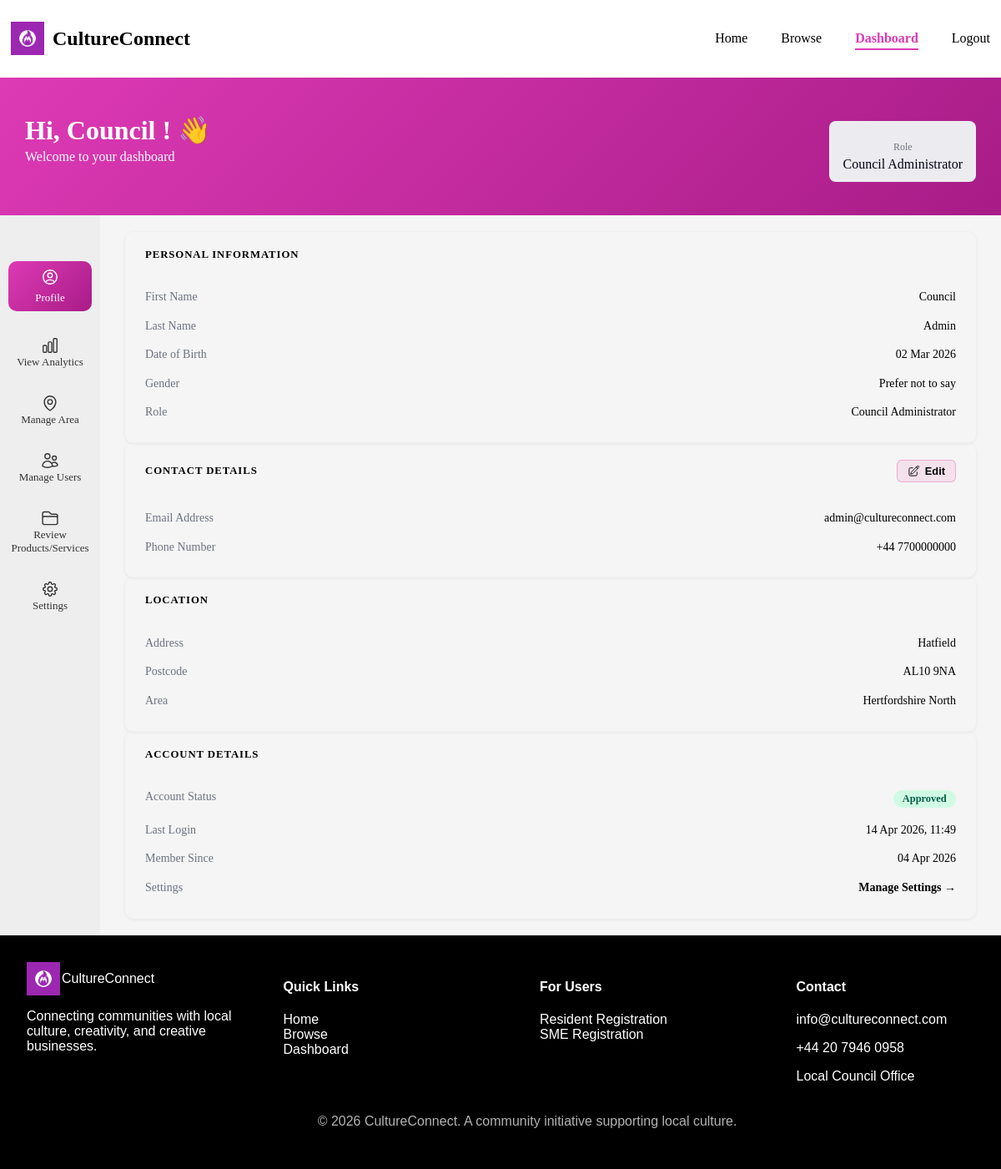
Before: /frontend/pages/dashboard.php?page=profile (signed in) with the older database file.
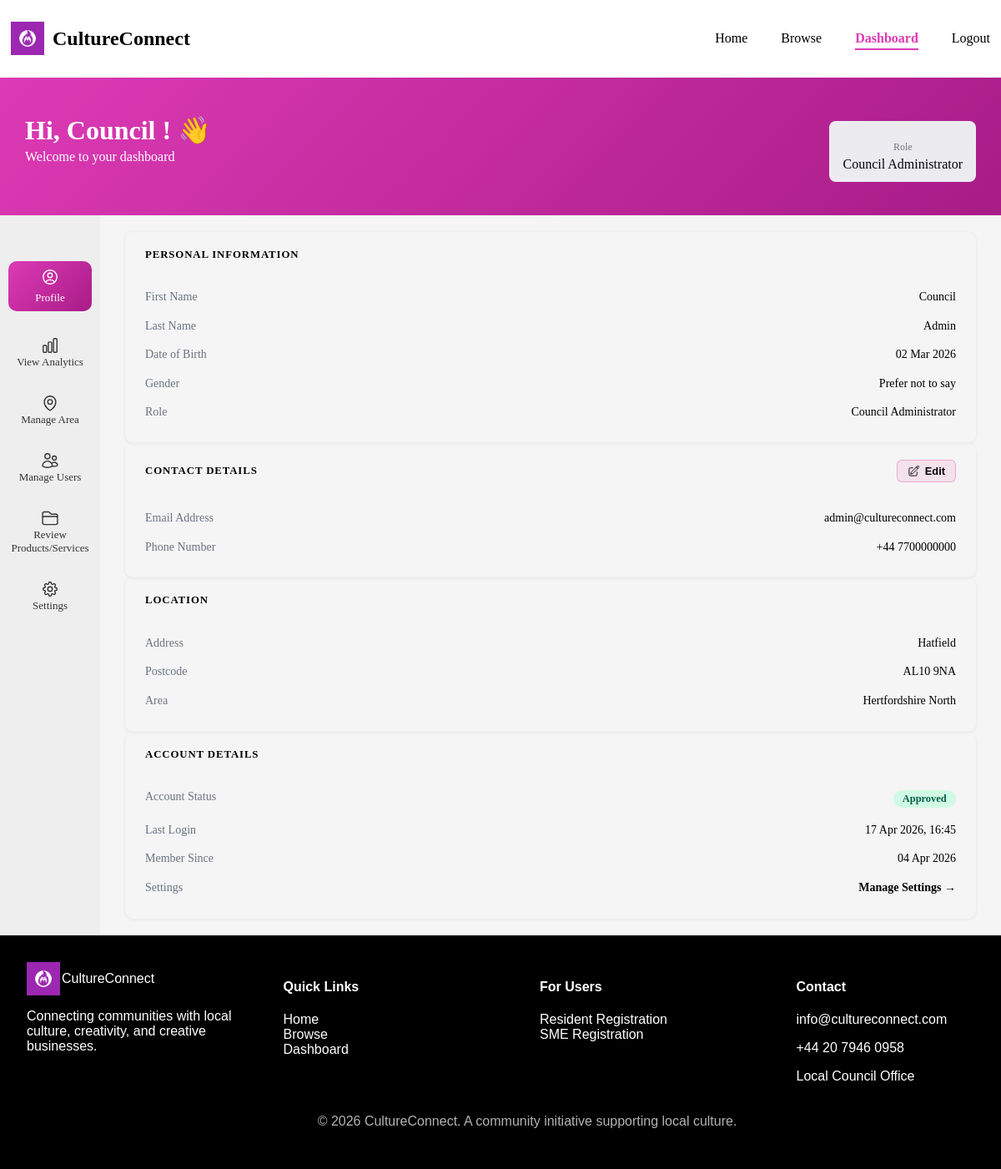
After: the same page with the newer database file.
### tables this page shows
CREATE TABLE `resident_profiles` (
  `profile_id` int(11) NOT NULL,
  `user_id` int(11) NOT NULL,
  `first_name` varchar(50) NOT NULL,
  `last_name` varchar(50) NOT NULL,
  `date_of_birth` date NOT NULL,
  `gender` enum('Male','Female','Non-binary','Transgender','Genderqueer','Genderfluid','Agender','Intersex','Other','Prefer not to say') DEFAULT 'Prefer not to say',
  `address` varchar(255) NOT NULL,
  `phone` varchar(20) NOT NULL,
  `postcode` varchar(10) NOT NULL,
  `created_at` timestamp NOT NULL DEFAULT current_timestamp(),
  `area_id` int(11) NOT NULL
);

CREATE TABLE `users` (
  `user_id` int(11) NOT NULL,
  `password_hash` varchar(255) NOT NULL,
  `last_login` timestamp NOT NULL DEFAULT current_timestamp(),
  `account_status` enum('pending','approved','rejected') NOT NULL DEFAULT 'pending',
  `role` varchar(50) NOT NULL,
  `email_address` varchar(100) NOT NULL
);

CREATE TABLE `areas` (
  `area_id` int(11) NOT NULL,
  `area_name` varchar(100) NOT NULL,
  `description` text NOT NULL,
  `postcode` varchar(20) NOT NULL
);

### frontend/pages/profile.php (the view, shortened to what this page needs)
<?php
$user_id = $_SESSION['user_id'];
$role    = $_SESSION['user_role'];
$prf_user_stmt = $conn->prepare("SELECT email_address, role, account_status, last_login FROM users WHERE user_id = ? LIMIT 1");
$prf_user_stmt->bind_param("i", $user_id);
$prf_user_stmt->execute();
$prf_user = $prf_user_stmt->get_result()->fetch_assoc();
$prf_profile   = [];
$prf_area_name = 'N/A';
if ($role === 'SME') {
    $prf_p_stmt = $conn->prepare("
        SELECT sp.business_name, sp.approval_status, sp.description,
               sp.phone, sp.created_at,
               a.area_name,
               psc.subcategory_name,
               pc.category_name
        FROM sme_profiles sp
        LEFT JOIN areas a                            ON sp.area_id        = a.area_id
        LEFT JOIN product_service_subcategories psc  ON sp.subcategory_id = psc.subcategory_id
        LEFT JOIN product_service_categories pc      ON psc.category_id   = pc.category_id
        WHERE sp.user_id = ?
        LIMIT 1
    ");
    $prf_p_stmt->bind_param("i", $user_id);
    $prf_p_stmt->execute();
    $prf_profile   = $prf_p_stmt->get_result()->fetch_assoc() ?? [];
    $prf_p_stmt->close();
    $prf_area_name = $prf_profile['area_name'] ?? 'N/A';
} else {
    $prf_p_stmt = $conn->prepare("
        SELECT rp.first_name, rp.last_name, rp.date_of_birth, rp.gender,
               rp.address, rp.phone, rp.postcode, rp.created_at,
               a.area_name
        FROM resident_profiles rp
        LEFT JOIN areas a ON rp.area_id = a.area_id
        WHERE rp.user_id = ?
        LIMIT 1
    ");
    $prf_p_stmt->bind_param("i", $user_id);
    $prf_p_stmt->execute();
    $prf_profile   = $prf_p_stmt->get_result()->fetch_assoc() ?? [];
    $prf_area_name = $prf_profile['area_name'] ?? 'N/A';
}
 function prf_safe(string $val): string {
    return htmlspecialchars($val, ENT_QUOTES, 'UTF-8');
}
$prf_status_map = [
    'approved' => ['label' => 'Approved', 'class' => 'prf-badge--approved'],
    'pending'  => ['label' => 'Pending',  'class' => 'prf-badge--pending'],
    'rejected' => ['label' => 'Rejected', 'class' => 'prf-badge--rejected'],
];
$prf_account_status = $prf_user['account_status'] ?? 'pending';
$prf_status_info    = $prf_status_map[$prf_account_status] ?? ['label' => ucfirst($prf_account_status), 'class' => 'prf-badge--pending'];
?>
        <div class="prf-card">
            <h3 class="prf-card-title">
                <?= $role === 'SME' ? 'Business Information' : 'Personal Information' ?>
            </h3>
            <?php if ($role === 'SME') : ?>
                <div class="prf-row">
                    <span class="prf-label">Business Name</span>
                    <span class="prf-value"><?= prf_safe($prf_profile['business_name'] ?? 'N/A') ?></span>
                </div>
                <div class="prf-row">
                    <span class="prf-label">Category</span>
                    <span class="prf-value"><?= prf_safe($prf_profile['category_name'] ?? 'N/A') ?></span>
                </div>
                <div class="prf-row">
                    <span class="prf-label">Subcategory</span>
                    <span class="prf-value"><?= prf_safe($prf_profile['subcategory_name'] ?? 'N/A') ?></span>
                </div>
                <div class="prf-row">
                    <span class="prf-label">Description</span>
                    <span class="prf-value prf-value--wrap"><?= prf_safe($prf_profile['description'] ?? 'N/A') ?></span>
                </div>
            <?php else : ?>
                <div class="prf-row">
                    <span class="prf-label">First Name</span>
                    <span class="prf-value"><?= prf_safe($prf_profile['first_name'] ?? 'N/A') ?></span>
                </div>
                <div class="prf-row">
                    <span class="prf-label">Last Name</span>
                    <span class="prf-value"><?= prf_safe($prf_profile['last_name'] ?? 'N/A') ?></span>
                </div>
                <div class="prf-row">
                    <span class="prf-label">Date of Birth</span>
                    <span class="prf-value">
                        <?= !empty($prf_profile['date_of_birth']) ? date('d M Y', strtotime($prf_profile['date_of_birth'])) : 'N/A' ?>
                    </span>
                </div>
                <div class="prf-row">
                    <span class="prf-label">Gender</span>
                    <span class="prf-value"><?= prf_safe($prf_profile['gender'] ?? 'N/A') ?></span>
                </div>
            <?php endif; ?>
            <div class="prf-row">
                <span class="prf-label">Role</span>
                <span class="prf-value"><?= prf_safe($role) ?></span>
            </div>
        </div>
        <div class="prf-card">
            <div class="prf-card-title-row">
                <h3 class="prf-card-title">Contact Details</h3>
                <button class="prf-edit-btn" onclick="prfOpenModal()">
                    Edit
                </button>
            </div>
            <div class="prf-row">
                <span class="prf-label">Email Address</span>
                <span class="prf-value" id="prf-display-email"><?= prf_safe($prf_user['email_address'] ?? 'N/A') ?></span>
            </div>
            <div class="prf-row">
                <span class="prf-label">Phone Number</span>
                <span class="prf-value" id="prf-display-phone"><?= prf_safe($prf_profile['phone'] ?? 'N/A') ?></span>
            </div>
        </div>
        <div class="prf-card">
            <h3 class="prf-card-title">Location</h3>
            <?php if ($role !== 'SME') : ?>
                <div class="prf-row">
                    <span class="prf-label">Address</span>
                    <span class="prf-value"><?= prf_safe($prf_profile['address'] ?? 'N/A') ?></span>
                </div>
                <div class="prf-row">
                    <span class="prf-label">Postcode</span>
                    <span class="prf-value"><?= prf_safe($prf_profile['postcode'] ?? 'N/A') ?></span>
                </div>
            <?php endif; ?>
            <div class="prf-row">
                <span class="prf-label">Area</span>
                <span class="prf-value"><?= prf_safe($prf_area_name) ?></span>
            </div>
        </div>
        <div class="prf-card">
            <h3 class="prf-card-title">Account Details</h3>
            <div class="prf-row">
                <span class="prf-label">Account Status</span>
                <span class="prf-value">
                    <span class="prf-badge <?= $prf_status_info['class'] ?>"><?= $prf_status_info['label'] ?></span>
                </span>
            </div>
            <div class="prf-row">
                <span class="prf-label">Last Login</span>
                <span class="prf-value">
                    <?= !empty($prf_user['last_login']) ? date('d M Y, H:i', strtotime($prf_user['last_login'])) : 'N/A' ?>
                </span>
            </div>
            <div class="prf-row">
                <span class="prf-label">Member Since</span>
                <span class="prf-value">
                    <?= !empty($prf_profile['created_at']) ? date('d M Y', strtotime($prf_profile['created_at'])) : 'N/A' ?>
                </span>
            </div>
            <div class="prf-row">
                <span class="prf-label">Settings</span>
                <span class="prf-value">
                    <a href="?page=settings" class="prf-settings-link">Manage Settings →</a>
                </span>
            </div>
        </div>
    </div>
</div>

### frontend/pages/dashboard.php (shortened to what this page needs)
<?php
$role = $_SESSION['user_role'] ?? '';
$defaultPage = match($role) {
    'Resident'              => 'profile',
    'SME'                   => 'manage-listings',
    'Council Member'        => 'analytics',
    'Council Administrator' => 'analytics',
    default                 => 'profile'
};
$page = $_GET['page'] ?? $defaultPage;
?>
<!DOCTYPE html>
<html lang="en">
<head>
    <link rel="stylesheet" href="../css/styles.css">
</head>
<body>
<div class="page-wrapper">
<?php
    include "../components/header.php";
?>
<section class="dashboard-welcome">
  <div class="container welcome-container">
    <div class="welcome-text">
      <h1 class="welcome-title">Hi,
      <span id="userName">
        <?php
          $role = $_SESSION['user_role'] ?? '';
          if ($role === 'SME') {
              echo htmlspecialchars($_SESSION['business_name'] ?? 'User');
          } elseif ($role === 'Resident') {
              echo htmlspecialchars($_SESSION['first_name'] ?? 'User');
          } else {
              echo htmlspecialchars($_SESSION['first_name'] ?? 'User');
          }
        ?>
      </span>! 👋</h1>
      <p class="welcome-subtitle">Welcome to your dashboard</p>
    </div>
    <div class="role-badge">
      <p class="role-label">Role</p>
      <p class="role-name" id="userRole">
        <?php echo htmlspecialchars($_SESSION['user_role'] ?? 'Unknown'); ?>
      </p>
    </div>
  </div>
</section>
<div class="dashboard-layout3">
   <div class="sidebar">
   <?php include "../components/sidebar.php"; ?>
   </div>
   <div class="dashboard-content">
   <?php
   $file = "../pages/" . $page . ".php";
   if (file_exists($file)) {
    include $file;
   } else {
    include "../pages/" . $defaultPage . ".php";
   }?>
   </div>
<?php
    include "../components/footer.php";
?>
</body>
</html>

### frontend/components/header.php (shortened to what this page needs)
<header>
<?php
$current_page = basename($_SERVER['PHP_SELF']);
$logged_in = isset($_SESSION['user_id']);
?>
<div class="header-container">
    <div class="logo-section">
        <img src="../images/logo.png" alt="CultureConnect Logo" class="logo">
        <h2>CultureConnect</h2>
    </div>
    <nav class="nav-menu">
        <ul>
            <li>
                <a href="../pages/index.php" class="<?= $current_page == 'index.php' ? 'active' : '' ?>">
                    Home
                </a>
            </li>
            <li>
                <a href="../pages/browse.php" class="<?= $current_page == 'browse.php' ? 'active' : '' ?>">
                    Browse
                </a>
            </li>
            <?php if (!$logged_in): ?>
                <li>
                    <a href="../pages/login.php" class="<?= $current_page == 'login.php' ? 'active' : '' ?>">
                        Login
                    </a>
                </li>
                <li>
                    <a href="../pages/register.php" class="<?= $current_page == 'register.php' ? 'active' : '' ?>">
                        Register
                    </a>
                </li>
            <?php else: ?>
                <li>
                    <a href="../pages/dashboard.php" class="<?= $current_page == 'dashboard.php' ? 'active' : '' ?>">
                        Dashboard
                    </a>
                </li>
                <li>
                    <a href="../pages/logout.php">Logout</a>
                </li>
            <?php endif; ?>
        </ul>
    </nav>
</div>
</header>

### frontend/components/sidebar.php (shortened to what this page needs)
<?php
$userRole = $_SESSION['user_role'] ?? '';
?>
<aside class="sidebar">
<ul>
<?php if($userRole == "Council Administrator"){ ?>
<li>
<a href="dashboard.php?page=profile" class="<?php echo ($page == 'profile') ? 'active' : ''; ?>">
<span>Profile</span>
</a>
</li>
<li>
<a href="dashboard.php?page=analytics" class="<?php echo ($page == 'analytics') ? 'active' : ''; ?>">
<span>View Analytics</span>
</a>
</li>
<li>
<a href="dashboard.php?page=manage-area" class="<?php echo ($page == 'manage-area') ? 'active' : ''; ?>">
<span>Manage Area</span>
</a>
</li>
<li>
<a href="dashboard.php?page=manage-users" class="<?php echo ($page == 'manage-users') ? 'active' : ''; ?>">
<span>Manage Users</span>
</a>
</li>
<li>
<a href="dashboard.php?page=manage-listings" class="<?php echo ($page == 'manage-listings') ? 'active' : ''; ?>">
<span>Review Products/Services</span>
</a>
</li>
<li>
<a href="dashboard.php?page=settings" class="<?php echo ($page == 'settings') ? 'active' : ''; ?>">
<span>Settings</span>
</a>
</li>
<?php } ?>
</ul>
</aside>

### frontend/components/footer.php
<footer class="footer">
  <section class="footer-top">
    <div class="column">
        <div class="logo-container">
            <img src="../images/logo.png" alt="CultureConnect Logo">
            <span>CultureConnect</span>
        </div>
        <p>Connecting communities with
               local culture, creativity, and
               creative businesses.</p>
    </div>
    <div class="column">
        <h4>Quick Links</h4>
        <ul>
            <li><a href="../pages/index.php">Home</a></li>
            <li><a href="../pages/browse.php">Browse</a></li>
            <li><a href="../pages/dashboard.php">Dashboard</a></li>
        </ul>
    </div>
    <div class="column">
        <h4>For Users</h4>
     <ul>
        <li><a href="register.php?type=resident">Resident Registration</a></li>
        <li><a href="register.php?type=sme">SME Registration</a></li>
     </ul>
    </div>
    <div class="column">
        <H4>Contact</h4>
        <p>info@cultureconnect.com</p>
        <p>+44 20 7946 0958</p>
        <p>Local Council Office</p>
    </div>
  </section>
  <section class="footer-bottom">
    <p> © 2026 CultureConnect. A community initiative supporting local culture.</p>
  </section>
</footer>

Changed rows visible on the page:
changed users "admin@cultureconnect.com": last_login "14 Apr 2026, 11:49" → "17 Apr 2026, 16:45"
